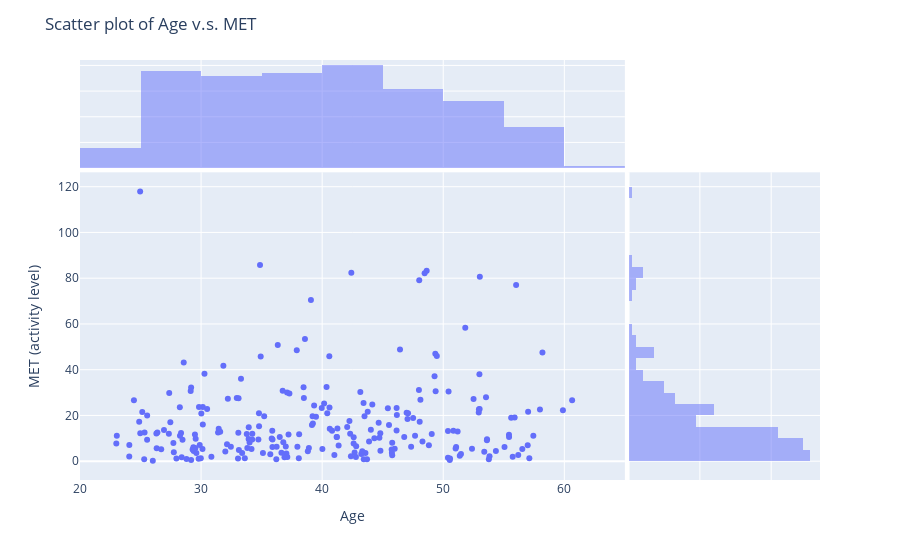
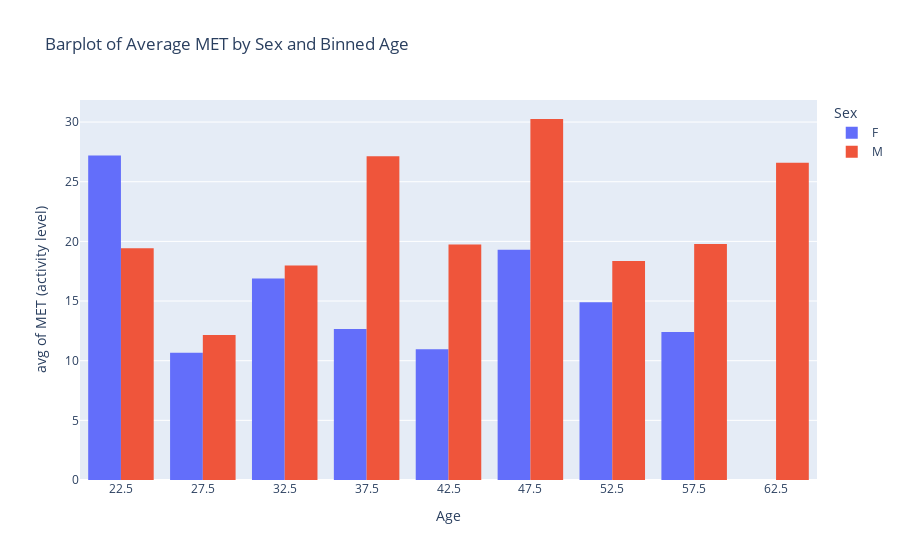

Write notebook code for charts like these, in order.
### Code cell
scatterplot(df_profile_clean, x="Age", y="MET (activity level)", title = "Scatter plot of Age v.s. MET")

print("MET Stats by Sex:")
display(df_profile_clean.groupby("Sex")[["MET (activity level)"]].describe())
hist_by_grp(df_profile_clean, x="Age", y="MET (activity level)", color="Sex", barmode="group", histfunc="avg", title="Barplot of Average MET by Sex and Binned Age")

### Figure 1 — Plotly figure (JSON) as saved in the notebook; plotly's stock layout.template omitted (floating-point values rounded to 4 significant figures; data arrays with more than 128 entries replaced by an {"elided": "..."} marker saying what was removed)
{"data": [{"hovertemplate": "Age=%{x}<br>MET (activity level)=%{y}<extra></extra>", "legendgroup": "", "marker": {"color": "#636efa", "symbol": "circle"}, "mode": "markers", "name": "", "orientation": "v", "showlegend": false, "type": "scatter", "x": {"elided": "233 float values"}, "xaxis": "x", "y": {"elided": "233 float values"}, "yaxis": "y"}, {"alignmentgroup": "True", "bingroup": "x", "hovertemplate": "Age=%{x}<br>count=%{y}<extra></extra>", "legendgroup": "", "marker": {"color": "#636efa"}, "name": "", "offsetgroup": "", "opacity": 0.5, "showlegend": false, "type": "histogram", "x": {"elided": "233 float values"}, "xaxis": "x3", "yaxis": "y3"}, {"alignmentgroup": "True", "bingroup": "y", "hovertemplate": "MET (activity level)=%{y}<br>count=%{x}<extra></extra>", "legendgroup": "", "marker": {"color": "#636efa"}, "name": "", "offsetgroup": "", "opacity": 0.5, "showlegend": false, "type": "histogram", "xaxis": "x2", "y": {"elided": "233 float values"}, "yaxis": "y2"}], "layout": {"barmode": "overlay", "legend": {"tracegroupgap": 0}, "margin": {"t": 60}, "title": {"text": "Scatter plot of Age v.s. MET"}, "xaxis": {"anchor": "y", "domain": [0, 0.7363], "title": {"text": "Age"}}, "xaxis2": {"anchor": "y2", "domain": [0.7413, 1], "matches": "x2", "showgrid": true, "showline": false, "showticklabels": false, "ticks": ""}, "xaxis3": {"anchor": "y3", "domain": [0, 0.7363], "matches": "x", "showgrid": true, "showticklabels": false}, "xaxis4": {"anchor": "y4", "domain": [0.7413, 1], "matches": "x2", "showgrid": true, "showline": false, "showticklabels": false, "ticks": ""}, "yaxis": {"anchor": "x", "domain": [0, 0.7326], "title": {"text": "MET (activity level)"}}, "yaxis2": {"anchor": "x2", "domain": [0, 0.7326], "matches": "y", "showgrid": true, "showticklabels": false}, "yaxis3": {"anchor": "x3", "domain": [0.7426, 1], "matches": "y3", "showgrid": true, "showline": false, "showticklabels": false, "ticks": ""}, "yaxis4": {"anchor": "x4", "domain": [0.7426, 1], "matches": "y3", "showgrid": true, "showline": false, "showticklabels": false, "ticks": ""}}}

### Figure 2 — Plotly figure (JSON) as saved in the notebook; plotly's stock layout.template omitted (floating-point values rounded to 4 significant figures)
{"data": [{"alignmentgroup": "True", "bingroup": "x", "histfunc": "avg", "hovertemplate": "Sex=F<br>Age=%{x}<br>avg of MET (activity level)=%{y}<extra></extra>", "legendgroup": "F", "marker": {"color": "#636efa", "pattern": {"shape": ""}}, "name": "F", "offsetgroup": "F", "orientation": "v", "showlegend": true, "type": "histogram", "x": [44.67, 37.22, 25.33, 37.1, 56.19, 37.04, 26.94, 35.89, 33.82, 50.54, 51.46, 34.78, 41.22, 31.4, 40.02, 37.12, 26.33, 43.58, 42.31, 46.97, 24.07, 35.72, 50.39, 46.43, 27.75, 39.34, 29.3, 28.26, 35.9, 45.79, 30.14, 47.05, 53.01, 49.28, 29.49, 23.0, 36.79, 37.0, 39.21, 32.21, 28.25, 40.59, 23.04, 42.68, 42.79, 44.73, 42.6, 36.24, 37.3, 42.07, 29.39, 52.37, 53.62, 57.99, 26.39, 56.53, 29.83, 38.58, 29.8, 43.7, 34.22, 39.23, 27.71, 45.76, 51.82, 34.73, 50.84, 47.35, 38.07, 29.61, 38.82, 42.81, 49.37, 46.15, 38.1, 26.71, 24.07, 27.37, 41.26, 40.16, 44.81, 44.02, 48.28, 34.0, 35.83, 28.47, 52.5, 48.11, 31.84, 43.44, 39.16, 27.46, 52.93, 32.0, 47.99, 36.5, 46.78, 33.05, 38.9, 31.46, 51.37, 41.19, 32.95, 32.46, 43.76, 37.95, 29.18, 34.79, 33.12, 45.99, 28.4, 43.23, 50.44, 30.5, 33.92, 34.92, 24.89, 53.77, 55.61, 41.36, 24.97, 39.49, 53.61, 34.17, 51.02, 36.21, 30.28, 25.55], "xaxis": "x", "y": [16.81, 11.63, 12.57, 30.08, 2.706, 3.344, 13.69, 6.192, 5.798, 0.5432, 3.133, 21.01, 10.55, 12.5, 5.346, 1.796, 5.697, 3.639, 12.05, 21.16, 7.106, 3.06, 13.23, 48.8, 3.863, 24.37, 5.094, 11.11, 9.528, 8.075, 23.71, 18.48, 22.83, 37.12, 11.7, 7.718, 8.333, 6.465, 19.65, 27.27, 23.53, 45.9, 11.18, 3.847, 1.868, 10.27, 7.791, 6.263, 29.58, 14.95, 4.456, 5.442, 9.545, 22.64, 12.52, 5.305, 23.7, 53.39, 1.033, 0.835, 9.463, 16.44, 7.928, 3.678, 58.29, 9.517, 13.34, 6.281, 1.283, 3.569, 4.346, 6.506, 30.53, 13.39, 11.74, 5.222, 2.004, 29.84, 14.26, 25.22, 4.531, 13.7, 8.637, 8.222, 9.907, 9.368, 27.17, 26.9, 41.72, 0.8167, 15.82, 17.05, 21.27, 4.273, 31.08, 10.62, 10.59, 1.162, 5.726, 14.15, 2.361, 10.63, 27.68, 6.306, 21.61, 6.343, 0.5175, 15.28, 4.894, 5.405, 1.696, 3.097, 30.52, 22.81, 9.72, 45.81, 17.21, 0.9044, 18.96, 6.874, 117.9, 19.46, 9.19, 5.315, 5.569, 0.8139, 38.25, 20.0], "yaxis": "y"}, {"alignmentgroup": "True", "bingroup": "x", "histfunc": "avg", "hovertemplate": "Sex=M<br>Age=%{x}<br>avg of MET (activity level)=%{y}<extra></extra>", "legendgroup": "M", "marker": {"color": "#EF553B", "pattern": {"shape": ""}}, "name": "M", "offsetgroup": "M", "orientation": "v", "showlegend": true, "type": "histogram", "x": [38.46, 33.39, 28.34, 33.77, 30.85, 25.54, 38.49, 48.05, 47.67, 53.39, 30.12, 40.82, 45.79, 54.35, 42.38, 29.18, 33.08, 55.43, 57.11, 33.3, 43.87, 37.9, 34.23, 52.95, 35.21, 30.02, 39.96, 44.8, 45.43, 55.06, 55.44, 36.33, 29.55, 42.25, 36.89, 51.06, 40.63, 29.36, 49.35, 41.01, 53.02, 26.31, 48.63, 57.44, 48.81, 43.5, 45.74, 29.14, 47.1, 46.17, 25.3, 27.96, 46.15, 24.45, 24.98, 29.89, 40.61, 32.14, 48.02, 36.74, 56.98, 29.98, 39.07, 43.15, 33.94, 55.9, 27.34, 53.53, 35.11, 45.52, 31.58, 43.42, 26.01, 29.53, 55.74, 33.1, 52.99, 49.47, 48.46, 56.02, 42.41, 30.14, 35.88, 59.89, 47.51, 53.82, 33.61, 49.05, 60.65, 28.57, 43.31, 28.8, 44.14, 25.14, 50.39, 57.01, 44.31, 42.6, 50.56, 58.19, 34.87, 40.36, 51.19, 36.64, 40.42], "xaxis": "x", "y": [32.31, 3.54, 12.34, 11.87, 1.917, 9.42, 27.58, 17.23, 11.07, 4.175, 5.289, 13.28, 2.561, 4.45, 2.193, 32.26, 12.49, 11.52, 1.34, 36.08, 8.598, 48.47, 11.95, 22.67, 19.64, 20.85, 23.3, 12.27, 23.17, 6.254, 10.63, 50.77, 9.775, 17.61, 1.694, 6.244, 14.15, 6.063, 46.97, 2.721, 80.66, 12.13, 83.28, 11.09, 6.926, 19.65, 5.113, 30.63, 20.98, 20.17, 0.823, 1.126, 23.21, 26.62, 12.21, 7.062, 23.47, 7.385, 79.08, 30.84, 6.946, 1.291, 70.45, 30.3, 14.86, 19.09, 12.0, 27.99, 3.592, 15.79, 12.88, 25.48, 0.1453, 5.73, 1.97, 27.54, 38.0, 45.99, 82.11, 77.06, 82.36, 15.99, 13.28, 22.33, 18.83, 2.134, 1.321, 11.89, 26.6, 43.15, 4.394, 0.9599, 24.84, 21.56, 1.491, 21.59, 9.996, 10.52, 1.136, 47.55, 85.78, 32.46, 13.03, 3.689, 20.95], "yaxis": "y"}], "layout": {"barmode": "group", "legend": {"title": {"text": "Sex"}, "tracegroupgap": 0}, "title": {"text": "Barplot of Average MET by Sex and Binned Age"}, "xaxis": {"anchor": "y", "domain": [0, 1], "title": {"text": "Age"}}, "yaxis": {"anchor": "x", "domain": [0, 1], "title": {"text": "avg of MET (activity level)"}}}}
